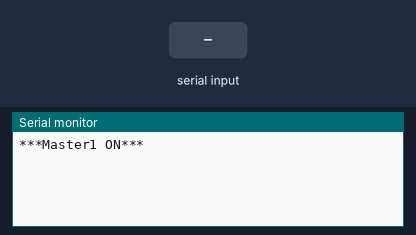
The sketch below on a simulated Arduino Uno, built with avr-gcc and run on an emulated ATmega328P. Shown: the last lines printed to the serial monitor. Inputs (shaded band) come from the test bench.

Above: at 1.2 s.
1.3 s: "1" received over Serial
At 2.3 s:
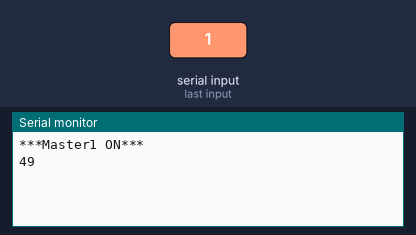
2.8 s: "1" received over the second serial link
At 4.0 s:
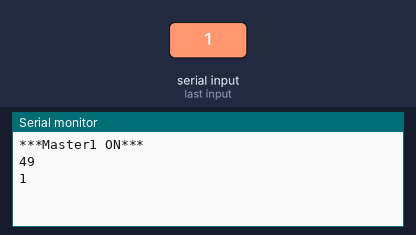
4.3 s: "0" received over Serial
At 5.5 s:
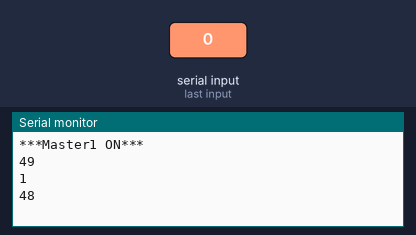
5.8 s: "0" received over the second serial link
At 6.3 s:
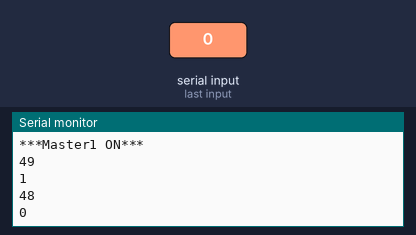
Timing chart, 0 to 8.3 s (numbered marks = the images above; inputs shaded):
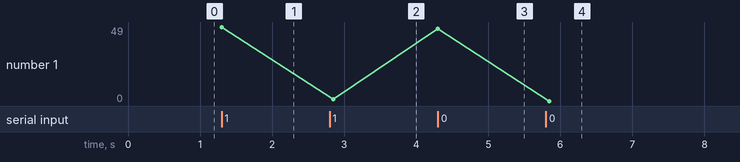

The sketch:

Bluetooth_Master.ino
```cpp
/*
  /-\-/-\-/-\-/-\-/-\-/-\-/-\-/-\-/-\-/-\-/-\-/-\-/-\-/-\-/-\-/-\-/-\-/-\-/-\-/-\
  \        HC-05 Bluetooth With Arduino or Teensy 4.0/3.5 Example Code          /
  /          Written by Jacob Meyer (meye2497) Winter Break 2019-20             \
  \-/-\-/-\-/-\-/-\-/-\-/-\-/-\-/-\-/-\-/-\-/-\-/-\-/-\-/-\-/-\-/-\-/-\-/-\-/-\-/
   Arduino NANO/UNO/MICRO/Teensy 3.5/Teensy 4.0 pin connections:
   -----------------------------------------------------------------------------------------------------------------------------
     Component                    | Pins used               | Notes
     -                              -                         -
     SD card reader               |                         |  SD card reader built into teensy 3.5/4.0 boards
     HC-05 Bluetooth serial       | D2 D3                   |  HC-05 RX goes to D3, TX goes to D2 (for normal operation)
     Any Color LED                | D8                      |  Connects to the short leg of the LED (not required for master)
   -----------------------------------------------------------------------------------------------------------------------------
  COMMANDS:
    If "FLIP" is typed into the monitor, the state of the slave LED is changed
    If "BL#" is typed into the monitor, the slave LED blinks "#" number of times
    If "NUM" is typed into the monitor, the slave tells master how many times the LED has blinked
    If "TIME" is typed into the monitor, the slave tells master how long the LED has been on
*/
#include <SoftwareSerial.h>
//SoftwareSerial MyBlue(2, 3); // RX | TX for Arduino
SoftwareSerial MyBlue(9, 10); // RX | TX for Teensy
int ASCII[10]; // Any incoming transmissions (10 = max amount of characters here, can change)
int incomingByte = 0; // latest character of an incoming transmission (in ASCII)
String output = ""; String out = "";    // Initialize Output strings to zero
String command = "";                    // Initialize command string to zero

//Stream &BlueSerial = MyBlue;
void setup()
{
 Serial.begin(9600);
 MyBlue.begin(9600);  //Baud Rate for AT-command Mode.
 Serial.println("***Master1 ON***");
}

void loop()
{
 // listen for slave bluetooth transmissions and parse return signal
 while(MyBlue.available() > 0)          // while the slave device sends information back to Master
 {
   delay(50);                           // necessary in order to give buffer time to receive all bytes
  // read in that information
   incomingByte = MyBlue.read();        // one byte at a time
   //Serial.println(incomingByte);
   //if(32 <= incomingByte <= 127)
   if(incomingByte != 10) // don't include endlines since they mess with the output sometimes (should only be nessecary for slave code though) --> remove if you intend to have multiple lines in a single transmission though
    output += (char)incomingByte;        // concatenate until final version of transmission ("output") is fully decoded and rebuilt //Important: note that the (char) in front of the received int/byte converts it back from ASCII to regular text!
 }

 // Display slave return signal, if available
 if(output != "")
 {
    Serial.println(output); output = "";
 }

 // transmissions from termial to bluetooth, if available
 if (Serial.available())        // If you type a command into the Arduino Serial monitor
 {
    //types(Serial.read());
    int phi = Serial.read();
    Serial.println(phi);
    //MyBlue.write(Serial.read()); // Take in and send that command to the slave unit
 }
}

String GetCommand()
{

}
/*
void SendCommand(int bytes,Stream &BlueSerial,Stream &SerialPort,String ToSend)
{
  if(serialport2.available())
    BlueSerial.write(SerialPort.read());
  else
    BlueSerial.write(ToSend.c_str());
}
*/
void types(char t){Serial.println("It's a char!!!");}
void types(String t){Serial.println("It's a String!!!");}
void types(byte t){Serial.println("It's a byte!!!");}
void types(int t){Serial.println("It's an int!!!");}
```

Measured:
- after the input at 1.3 s, the serial monitor: prints a new line at once (image 1)
- after the input at 2.8 s, the serial monitor: prints a new line after 0.05 s (image 2)
- after the input at 4.3 s, the serial monitor: prints a new line at once (image 3)
- after the input at 5.8 s, the serial monitor: prints a new line after 0.05 s (image 4)
- plotted number 1: 1 → 48 after the input at 4.3 s, 48 → 0 after the input at 5.8 s
